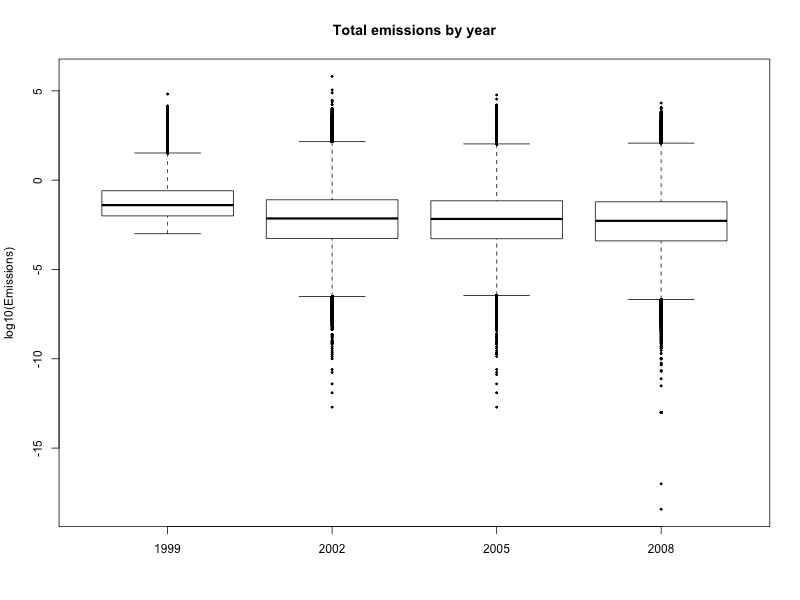

The R source for this figure:
# Plot1: 
# Have total emissions from PM2.5 decreased in the United States from 1999 to 
# 2008? Using the base plotting system, make a plot showing the total PM2.5 
# emission from all sources for each of the years 1999, 2002, 2005, and 2008.
setwd("/Users/posborne/Coursera/ExploratoryDataAnalysis/wk4/xdaProj2")
source("loadData.R")
library(dplyr)

png("plot1.png", width = 800 , height = 600, units="px")

boxplot(log10(Emissions) ~ year, 
        data = NEI, 
        ylab ="log10(Emissions)", 
        main ="Total emissions by year",
        pch = 20,
        cex = 0.5)

dev.off()
